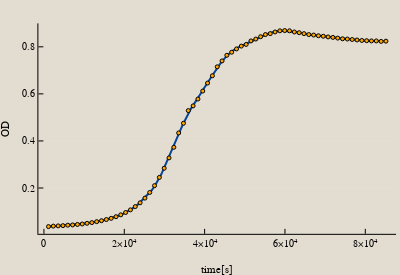

The notebook cell this image was saved under:
### Code cell
predictive_regression(sample_Stack, range(minimum(t), stop=maximum(t), length=500), data=[t, N],kwargs=Dict{Any,Any}(:xlabel=>"time[s]", :ylabel=>"OD"))

### Figure 1 — Plotly figure (JSON) as saved in the notebook; plotly's stock layout.template omitted (floating-point values rounded to 4 significant figures; data arrays with more than 128 entries replaced by an {"elided": "..."} marker saying what was removed)
{"data": [{"fill": "tozeroy", "fillcolor": "rgba(158, 202, 225, 1.000)", "hoverinfo": "none", "legendgroup": "y1", "line": {"color": "rgba(0, 0, 0, 0.000)", "dash": "solid", "width": 0}, "mode": "lines", "name": "y1", "showlegend": true, "type": "scatter", "x": {"elided": "1001 float values"}, "xaxis": "x1", "y": {"elided": "1001 float values"}, "yaxis": "y1"}, {"fill": "tozeroy", "fillcolor": "rgba(107, 174, 214, 1.000)", "hoverinfo": "none", "legendgroup": "y2", "line": {"color": "rgba(0, 0, 0, 0.000)", "dash": "solid", "width": 0}, "mode": "lines", "name": "y2", "showlegend": true, "type": "scatter", "x": {"elided": "1001 float values"}, "xaxis": "x1", "y": {"elided": "1001 float values"}, "yaxis": "y1"}, {"fill": "tozeroy", "fillcolor": "rgba(66, 146, 198, 1.000)", "hoverinfo": "none", "legendgroup": "y3", "line": {"color": "rgba(0, 0, 0, 0.000)", "dash": "solid", "width": 0}, "mode": "lines", "name": "y3", "showlegend": true, "type": "scatter", "x": {"elided": "1001 float values"}, "xaxis": "x1", "y": {"elided": "1001 float values"}, "yaxis": "y1"}, {"fill": "tozeroy", "fillcolor": "rgba(33, 113, 181, 1.000)", "hoverinfo": "none", "legendgroup": "y4", "line": {"color": "rgba(0, 0, 0, 0.000)", "dash": "solid", "width": 0}, "mode": "lines", "name": "y4", "showlegend": true, "type": "scatter", "x": {"elided": "1001 float values"}, "xaxis": "x1", "y": {"elided": "1001 float values"}, "yaxis": "y1"}, {"colorbar": {"title": ""}, "legendgroup": "y5", "line": {"color": "rgba(8, 69, 148, 1.000)", "dash": "solid", "shape": "linear", "width": 2}, "mode": "lines", "name": "y5", "showlegend": true, "type": "scatter", "x": {"elided": "500 float values"}, "xaxis": "x1", "y": {"elided": "500 float values"}, "yaxis": "y1", "zmax": null, "zmin": null}, {"colorbar": {"title": ""}, "legendgroup": "y6", "marker": {"color": "rgba(255, 165, 0, 1.000)", "line": {"color": "rgba(0, 0, 0, 1.000)", "width": 1}, "size": 4, "symbol": "circle"}, "mode": "markers", "name": "y6", "showlegend": true, "type": "scatter", "x": [1137, 2337, 3537, 4737, 5937, 7137, 8337, 9537, 10737, 11937, 13137, 14337, 15537, 16737, 17937, 19137, 20337, 21537, 22737, 23937, 25137, 26337, 27537, 28737, 29937, 31137, 32337, 33537, 34737, 35937, 37137, 38337, 39537, 40737, 41937, 43137, 44337, 45537, 46737, 47937, 49137, 50337, 51537, 52737, 53937, 55137, 56337, 57537, 58737, 59937, 61137, 62337, 63537, 64737, 65937, 67137, 68337, 69537, 70737, 71937, 73137, 74337, 75537, 76737, 77937, 79137, 80337, 81537, 82737, 83937, 85137], "xaxis": "x1", "y": [0.036, 0.038, 0.039, 0.04, 0.042, 0.043, 0.045, 0.047, 0.05, 0.053, 0.057, 0.061, 0.066, 0.071, 0.078, 0.086, 0.096, 0.107, 0.121, 0.137, 0.157, 0.181, 0.21, 0.245, 0.284, 0.328, 0.373, 0.434, 0.475, 0.529, 0.549, 0.578, 0.612, 0.646, 0.677, 0.715, 0.74, 0.764, 0.777, 0.791, 0.803, 0.81, 0.825, 0.833, 0.843, 0.852, 0.856, 0.863, 0.868, 0.869, 0.868, 0.863, 0.86, 0.856, 0.852, 0.85, 0.847, 0.845, 0.842, 0.84, 0.837, 0.834, 0.833, 0.831, 0.829, 0.827, 0.826, 0.825, 0.825, 0.823, 0.824], "yaxis": "y1", "zmax": null, "zmin": null}], "layout": {"annotations": [], "height": 275, "margin": {"b": 20, "l": 0, "r": 0, "t": 20}, "paper_bgcolor": "rgba(227, 220, 208, 1.000)", "plot_bgcolor": "rgba(227, 220, 208, 1.000)", "showlegend": false, "width": 400, "xaxis": {"anchor": "y1", "domain": [0.09595, 0.9902], "gridcolor": "rgba(255, 255, 255, 0.100)", "gridwidth": 0.5, "linecolor": "rgba(0, 0, 0, 1.000)", "mirror": false, "range": [-1383, 87657], "showgrid": true, "showline": true, "showticklabels": true, "tickangle": 0, "tickcolor": "rgb(0, 0, 0)", "tickfont": {"color": "rgba(0, 0, 0, 1.000)", "family": "Lucida Sans Unicode", "size": 10}, "tickmode": "array", "ticks": "inside", "ticktext": ["0", "2×10⁴", "4×10⁴", "6×10⁴", "8×10⁴"], "tickvals": [0, 20000, 40000, 60000, 80000], "title": "time[s]", "titlefont": {"color": "rgba(0, 0, 0, 1.000)", "family": "Lucida Sans Unicode", "size": 11}, "type": "-", "visible": true, "zeroline": false, "zerolinecolor": "rgba(0, 0, 0, 1.000)"}, "yaxis": {"anchor": "x1", "domain": [0.09007, 0.9857], "gridcolor": "rgba(255, 255, 255, 0.100)", "gridwidth": 0.5, "linecolor": "rgba(0, 0, 0, 1.000)", "mirror": false, "range": [0.005244, 0.8996], "showgrid": true, "showline": true, "showticklabels": true, "tickangle": 0, "tickcolor": "rgb(0, 0, 0)", "tickfont": {"color": "rgba(0, 0, 0, 1.000)", "family": "Lucida Sans Unicode", "size": 10}, "tickmode": "array", "ticks": "inside", "ticktext": ["0.2", "0.4", "0.6", "0.8"], "tickvals": [0.2, 0.4, 0.6, 0.8], "title": "OD", "titlefont": {"color": "rgba(0, 0, 0, 1.000)", "family": "Lucida Sans Unicode", "size": 11}, "type": "-", "visible": true, "zeroline": false, "zerolinecolor": "rgba(0, 0, 0, 1.000)"}}}
